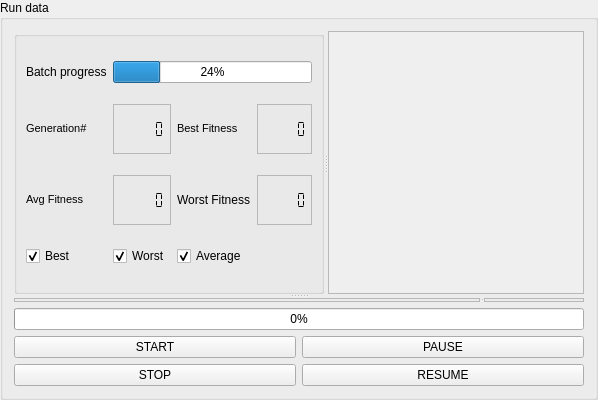
      <widget class="QGroupBox" name="runData">
       <property name="enabled">
        <bool>true</bool>
       </property>
       <property name="sizePolicy">
        <sizepolicy hsizetype="Expanding" vsizetype="Expanding">
         <horstretch>1</horstretch>
         <verstretch>1</verstretch>
        </sizepolicy>
       </property>
       <property name="minimumSize">
        <size>
         <width>300</width>
         <height>400</height>
        </size>
       </property>
       <property name="palette">
        <palette>
         <active/>
         <inactive/>
         <disabled/>
        </palette>
       </property>
       <property name="autoFillBackground">
        <bool>false</bool>
       </property>
       <property name="title">
        <string>Run data</string>
       </property>
       <property name="flat">
        <bool>false</bool>
       </property>
       <layout class="QGridLayout">
        <item row="0" column="0" colspan="2">
         <widget class="QSplitter" name="graph_splitter">
          <property name="orientation">
           <enum>Qt::Vertical</enum>
          </property>
          <widget class="QSplitter" name="table_splitter">
           <property name="orientation">
            <enum>Qt::Horizontal</enum>
           </property>
           <widget class="QGroupBox" name="groupBox_6">
            <property name="sizePolicy">
             <sizepolicy hsizetype="Preferred" vsizetype="Preferred">
              <horstretch>0</horstretch>
              <verstretch>1</verstretch>
             </sizepolicy>
            </property>
            <property name="title">
             <string/>
            </property>
            <layout class="QGridLayout">
             <item row="2" column="0">
              <widget class="QLabel" name="textLabel2">
               <property name="sizePolicy">
                <sizepolicy hsizetype="Minimum" vsizetype="Minimum">
                 <horstretch>0</horstretch>
                 <verstretch>0</verstretch>
                </sizepolicy>
               </property>
               <property name="font">
                <font>
                 <family>MS Shell Dlg 2</family>
                 <pointsize>10</pointsize>
                 <weight>50</weight>
                 <italic>false</italic>
                 <bold>false</bold>
                 <underline>false</underline>
                 <strikeout>false</strikeout>
                </font>
               </property>
               <property name="text">
                <string>&lt;font size=&quot;-1&quot;&gt;Generation#&lt;/font&gt;</string>
               </property>
              </widget>
             </item>
             <item row="2" column="1">
              <widget class="QLCDNumber" name="GenerationNumber">
               <property name="sizePolicy">
                <sizepolicy hsizetype="Minimum" vsizetype="Minimum">
                 <horstretch>0</horstretch>
                 <verstretch>0</verstretch>
                </sizepolicy>
               </property>
               <property name="minimumSize">
                <size>
                 <width>50</width>
                 <height>25</height>
                </size>
               </property>
               <property name="font">
                <font>
                 <family>MS Shell Dlg 2</family>
                 <pointsize>16</pointsize>
                 <weight>75</weight>
                 <italic>false</italic>
                 <bold>true</bold>
                 <underline>false</underline>
                 <strikeout>false</strikeout>
                </font>
               </property>
               <property name="frameShape">
                <enum>QFrame::StyledPanel</enum>
               </property>
               <property name="frameShadow">
                <enum>QFrame::Sunken</enum>
               </property>
               <property name="lineWidth">
                <number>1</number>
               </property>
               <property name="smallDecimalPoint">
                <bool>true</bool>
               </property>
               <property name="numDigits">
                <number>5</number>
               </property>
               <property name="segmentStyle">
                <enum>QLCDNumber::Flat</enum>
               </property>
              </widget>
             </item>
             <item row="2" column="2">
              <widget class="QLabel" name="textLabel2_2_2">
               <property name="sizePolicy">
                <sizepolicy hsizetype="Minimum" vsizetype="Minimum">
                 <horstretch>0</horstretch>
                 <verstretch>0</verstretch>
                </sizepolicy>
               </property>
               <property name="maximumSize">
                <size>
                 <width>16777215</width>
                 <height>50</height>
                </size>
               </property>
               <property name="font">
                <font>
                 <family>MS Shell Dlg 2</family>
                 <pointsize>10</pointsize>
                 <weight>50</weight>
                 <italic>false</italic>
                 <bold>false</bold>
                 <underline>false</underline>
                 <strikeout>false</strikeout>
                </font>
               </property>
               <property name="text">
                <string>&lt;font size=&quot;-1&quot;&gt;Best Fitness&lt;/font&gt;</string>
               </property>
              </widget>
             </item>
             <item row="2" column="3">
              <widget class="QLCDNumber" name="BestFitness">
               <property name="sizePolicy">
                <sizepolicy hsizetype="Minimum" vsizetype="Minimum">
                 <horstretch>0</horstretch>
                 <verstretch>0</verstretch>
                </sizepolicy>
               </property>
               <property name="minimumSize">
                <size>
                 <width>50</width>
                 <height>25</height>
                </size>
               </property>
               <property name="font">
                <font>
                 <family>MS Shell Dlg 2</family>
                 <pointsize>16</pointsize>
                 <weight>75</weight>
                 <italic>false</italic>
                 <bold>true</bold>
                 <underline>false</underline>
                 <strikeout>false</strikeout>
                </font>
               </property>
               <property name="frameShape">
                <enum>QFrame::StyledPanel</enum>
               </property>
               <property name="frameShadow">
                <enum>QFrame::Sunken</enum>
               </property>
               <property name="lineWidth">
                <number>1</number>
               </property>
               <property name="smallDecimalPoint">
                <bool>true</bool>
               </property>
               <property name="numDigits">
                <number>5</number>
               </property>
               <property name="segmentStyle">
                <enum>QLCDNumber::Flat</enum>
               </property>
              </widget>
             </item>
             <item row="3" column="0">
              <widget class="QLabel" name="textLabel2_2">
               <property name="sizePolicy">
                <sizepolicy hsizetype="Minimum" vsizetype="Minimum">
                 <horstretch>0</horstretch>
                 <verstretch>0</verstretch>
                </sizepolicy>
               </property>
               <property name="font">
                <font>
                 <family>MS Shell Dlg 2</family>
                 <pointsize>10</pointsize>
                 <weight>50</weight>
                 <italic>false</italic>
                 <bold>false</bold>
                 <underline>false</underline>
                 <strikeout>false</strikeout>
                </font>
               </property>
               <property name="text">
                <string>&lt;html&gt;&lt;head&gt;&lt;meta name=&quot;qrichtext&quot; content=&quot;1&quot; /&gt;&lt;style type=&quot;text/css&quot;&gt;
p, li { white-space: pre-wrap; }
&lt;/style&gt;&lt;/head&gt;&lt;body style=&quot; font-family:'MS Shell Dlg 2'; font-size:10pt; font-weight:400; font-style:normal;&quot;&gt;
&lt;p style=&quot; margin-top:0px; margin-bottom:0px; margin-left:0px; margin-right:0px; -qt-block-indent:0; text-indent:0px;&quot;&gt;&lt;span style=&quot; font-size:small;&quot;&gt;Avg Fitness  &lt;/span&gt;&lt;/p&gt;&lt;/body&gt;&lt;/html&gt;</string>
               </property>
              </widget>
             </item>
             <item row="3" column="1">
              <widget class="QLCDNumber" name="AvgFitness">
               <property name="minimumSize">
                <size>
                 <width>50</width>
                 <height>25</height>
                </size>
               </property>
               <property name="font">
                <font>
                 <family>MS Shell Dlg 2</family>
                 <pointsize>16</pointsize>
                 <weight>75</weight>
                 <italic>false</italic>
                 <bold>true</bold>
                 <underline>false</underline>
                 <strikeout>false</strikeout>
                </font>
               </property>
               <property name="frameShape">
                <enum>QFrame::StyledPanel</enum>
               </property>
               <property name="frameShadow">
                <enum>QFrame::Sunken</enum>
               </property>
               <property name="smallDecimalPoint">
                <bool>true</bool>
               </property>
               <property name="numDigits">
                <number>5</number>
               </property>
               <property name="segmentStyle">
                <enum>QLCDNumber::Flat</enum>
               </property>
              </widget>
             </item>
             <item row="3" column="2">
              <widget class="QLabel" name="label_2">
               <property name="sizePolicy">
                <sizepolicy hsizetype="Minimum" vsizetype="Minimum">
                 <horstretch>0</horstretch>
                 <verstretch>0</verstretch>
                </sizepolicy>
               </property>
               <property name="maximumSize">
                <size>
                 <width>16777215</width>
                 <height>50</height>
                </size>
               </property>
               <property name="text">
                <string>Worst Fitness</string>
               </property>
              </widget>
             </item>
             <item row="3" column="3">
              <widget class="QLCDNumber" name="WorstFitness">
               <property name="font">
                <font>
                 <family>MS Shell Dlg 2</family>
                 <pointsize>16</pointsize>
                 <weight>75</weight>
                 <italic>false</italic>
                 <bold>true</bold>
                 <underline>false</underline>
                 <strikeout>false</strikeout>
                </font>
               </property>
               <property name="frameShape">
                <enum>QFrame::StyledPanel</enum>
               </property>
               <property name="frameShadow">
                <enum>QFrame::Sunken</enum>
               </property>
               <property name="smallDecimalPoint">
                <bool>true</bool>
               </property>
               <property name="numDigits">
                <number>5</number>
               </property>
               <property name="segmentStyle">
                <enum>QLCDNumber::Flat</enum>
               </property>
              </widget>
             </item>
             <item row="4" column="0">
              <widget class="QCheckBox" name="checkBest">
               <property name="text">
                <string>Best</string>
               </property>
               <property name="checked">
                <bool>true</bool>
               </property>
              </widget>
             </item>
             <item row="4" column="1">
              <widget class="QCheckBox" name="checkWorst">
               <property name="text">
                <string>Worst</string>
               </property>
               <property name="checked">
                <bool>true</bool>
               </property>
              </widget>
             </item>
             <item row="4" column="2">
              <widget class="QCheckBox" name="checkAverage">
               <property name="text">
                <string>Average</string>
               </property>
               <property name="checked">
                <bool>true</bool>
               </property>
              </widget>
             </item>
             <item row="1" column="0">
              <widget class="QLabel" name="batch_label">
               <property name="text">
                <string>Batch progress</string>
               </property>
              </widget>
             </item>
             <item row="1" column="1" colspan="3">
              <widget class="QProgressBar" name="batch_progressbar">
               <property name="value">
                <number>24</number>
               </property>
              </widget>
             </item>
            </layout>
           </widget>
           <widget class="QTableWidget" name="DataTable">
            <property name="enabled">
             <bool>false</bool>
            </property>
            <property name="sizePolicy">
             <sizepolicy hsizetype="MinimumExpanding" vsizetype="Expanding">
              <horstretch>0</horstretch>
              <verstretch>5</verstretch>
             </sizepolicy>
            </property>
            <property name="minimumSize">
             <size>
              <width>0</width>
              <height>0</height>
             </size>
            </property>
            <property name="alternatingRowColors">
             <bool>true</bool>
            </property>
           </widget>
          </widget>
          <widget class="QSplitter" name="m_two_graph_splitter">
           <property name="orientation">
            <enum>Qt::Horizontal</enum>
           </property>
           <widget class="DataGrapher" name="frame">
            <property name="sizePolicy">
             <sizepolicy hsizetype="Maximum" vsizetype="MinimumExpanding">
              <horstretch>1</horstretch>
              <verstretch>1</verstretch>
             </sizepolicy>
            </property>
            <property name="minimumSize">
             <size>
              <width>0</width>
              <height>0</height>
             </size>
            </property>
            <property name="cursor">
             <cursorShape>CrossCursor</cursorShape>
            </property>
            <property name="autoFillBackground">
             <bool>false</bool>
            </property>
            <property name="frameShape">
             <enum>QFrame::StyledPanel</enum>
            </property>
            <property name="frameShadow">
             <enum>QFrame::Sunken</enum>
            </property>
           </widget>
           <widget class="SimpleGrapher" name="m_solution_grapher">
            <property name="frameShape">
             <enum>QFrame::StyledPanel</enum>
            </property>
            <property name="frameShadow">
             <enum>QFrame::Sunken</enum>
            </property>
           </widget>
          </widget>
         </widget>
        </item>
        <item row="1" column="0" colspan="2">
         <widget class="QProgressBar" name="progressBar">
          <property name="value">
           <number>0</number>
          </property>
          <property name="orientation">
           <enum>Qt::Horizontal</enum>
          </property>
         </widget>
        </item>
        <item row="2" column="0">
         <widget class="QPushButton" name="StartButton">
          <property name="cursor">
           <cursorShape>PointingHandCursor</cursorShape>
          </property>
          <property name="text">
           <string>START</string>
          </property>
         </widget>
        </item>
        <item row="2" column="1">
         <widget class="QPushButton" name="PauseButton">
          <property name="cursor">
           <cursorShape>PointingHandCursor</cursorShape>
          </property>
          <property name="text">
           <string>PAUSE</string>
          </property>
         </widget>
        </item>
        <item row="3" column="0">
         <widget class="QPushButton" name="StopButton">
          <property name="enabled">
           <bool>true</bool>
          </property>
          <property name="cursor">
           <cursorShape>PointingHandCursor</cursorShape>
          </property>
          <property name="text">
           <string>STOP</string>
          </property>
         </widget>
        </item>
        <item row="3" column="1">
         <widget class="QPushButton" name="RestartButton">
          <property name="cursor">
           <cursorShape>PointingHandCursor</cursorShape>
          </property>
          <property name="text">
           <string>RESUME</string>
          </property>
         </widget>
        </item>
       </layout>
      </widget>
